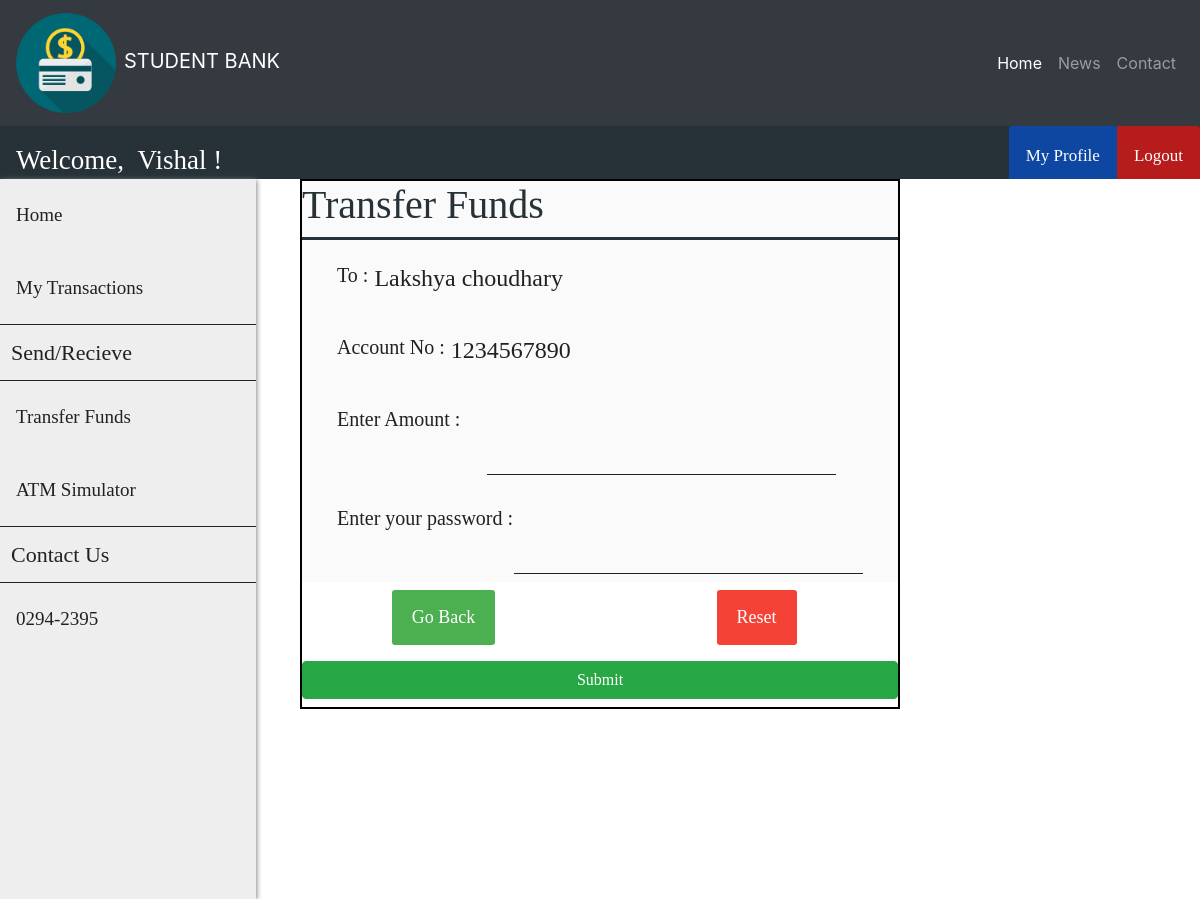
The app's page /customer/send_funds.php?cust_id=4 (signed in) with its own data.
### tables this page shows
CREATE TABLE `customer` (
  `cust_id` int(11) NOT NULL,
  `first_name` varchar(30) DEFAULT NULL,
  `last_name` varchar(30) DEFAULT NULL,
  `gender` varchar(10) DEFAULT NULL,
  `dob` date DEFAULT NULL,
  `aadhar_no` int(11) DEFAULT NULL,
  `email` varchar(30) DEFAULT NULL,
  `phone_no` varchar(20) DEFAULT NULL,
  `address` varchar(255) DEFAULT NULL,
  `branch` varchar(30) DEFAULT NULL,
  `account_no` int(11) DEFAULT NULL,
  `pin` int(4) DEFAULT NULL,
  `uname` varchar(30) DEFAULT NULL,
  `pwd` varchar(30) DEFAULT NULL
);

### customer/send_funds.php (the view, shortened to what this page needs)
<?php
    include('../header.php');
    include('../navbar.php');
    include('../customer/customer_navbar.php');
    include('../customer/customer_sidebar.php');
    if (isset($_GET['cust_id'])) {
        $id = $_GET['cust_id'];
    }
    $sql0 = "SELECT * FROM customer WHERE cust_id=".$id;
    $result0 = $conn->query($sql0);
    $row0 = $result0->fetch_assoc();
?>
<body>
    <div align="center">
    <form class="add_customer_form w-50" action="./send_funds_action.php?cust_id=<?php echo $id ?>" method="post" style="border:2px solid black;">
        <div class="flex-container-form_header">
            <h1 id="form_header">Transfer Funds</h1>
        </div>
        <div class="flex-container">
            <div class=container>
                <label>
                    To : <label id="info_label">
                        <?php echo $row0["first_name"]." ".$row0["last_name"] ?>
                    </label>
                </label>
            </div>
        </div>
        <div class="flex-container">
            <div class=container>
                <label>Account No : <label id="info_label"><?php echo $row0["account_no"] ?></label></label>
            </div>
        </div>
        <div class="flex-container">
            <div class=container>
                <label>Enter Amount :</label><br>
                <input name="amt" size="24" type="text" required />
            </div>
        </div>
        <div class="flex-container">
            <div  class=container>
                <label>Enter your password :</b></label><br>
                <input name="password" size="24" type="password" required />
            </div>
        </div>
        <div class="row">
            <div class="col-md-6 col-6">
                <a href="/beneficiary.php" class="button">Go Back</a>
            </div>
            <div class="col-md-6 col-6">
                <button type="reset" class="reset" onclick="return confirmReset();">Reset</button>
            </div>
        </div>
        <div class="row">
                <div class="col-md-12 col-12">
                <button type="submit" class="btn btn-md btn-block btn-success">Submit</button>
            </div>
        </div>
    </form>
</div>
</body>
</html>

### customer/customer_navbar.php (shortened to what this page needs)
<?php
    include ("../connect.php");
    if (isset($_SESSION['loggedIn_cust_id'])) {
        $sql0 = "SELECT * FROM customer WHERE cust_id=".$_SESSION['loggedIn_cust_id'];
        $result = $conn->query($sql0);
        $row = $result->fetch_assoc();
    }
?>
<body>
    <div class="nav-wrapper">
        <div class="topnav" id="theTopNav">
            <a id="user">Welcome, &nbsp<?php echo $row["first_name"]; ?> !</a>
            <a id="logout" href="../logout_action.php" onclick="return confirm('Are you sure?')">Logout</a>
            <a id="profile" href="../customer/customer_profile.php">My Profile</a>
        </div>
    </div>

### customer/customer_navbar.php (style rules this page uses)
.nav-wrapper { height: 53px; background: #333; }
.nav-wrapper .topnav { background-color: #263238; overflow: hidden; height: 53px; }
.topnav a[id="user"] { float: left; display: block; color: white !important; text-align: center; padding: 14px 16px; text-decoration: none; font-size: 27px; font-family: Roboto-Light; }
.topnav a[id="profile"] { float: right; display: block; color: white; text-align: center; padding: 17px 17px; text-decoration: none; font-size: 17px; font-family: OpenSans-Bold; background-color: #0D47A1; border-top-left-radius: 3px; }
.topnav a[id="logout"] { float: right; display: block; color: white; text-align: center; padding: 17px 17px; text-decoration: none; font-size: 17px; font-family: OpenSans-Bold; background-color: #b71c1c; border-top-right-radius: 3px; }

### customer/send_funds.php (style rules this page uses)
.flex-container { display: -webkit-flex; display: flex; margin-left: 0px; width: auto; height: auto; -webkit-flex-wrap: wrap; flex-wrap: wrap; background-color: #FAFAFA; }
.flex-container-form_header { display: -webkit-flex; display: flex; margin-left:0px; width: auto; height: auto; background-color: #FAFAFA; border-bottom: 3px solid #263238; }
h1[id="form_header"] { margin-left: 0px; font-family: Roboto-Thin; color: #263238; }
form { border: 3px solid white; width: inherit; margin-left: 0px; }
label { display: block; float: left; color: #212121; font-family: OpenSans-Bold; font-size: 20px; }
label[id="info_label"] { display: block; float: right; margin-left: 6px; font-family: Roboto-Regular; color: #212121; font-size: 24px; }
input[type=text], input[type=password] { font-family: Roboto-Regular; color: #212121; font-size: 24px; width: auto; margin: 8px 0; padding: 1px 1px; border: 0; border-bottom: 1px solid #212121; box-sizing: border-box; background-color: transparent; }
.container { margin-top: 20px; margin-left: 20px; margin-right: 20px; float: left; display: inline-block; }
button { font-family: OpenSans-Regular; font-size: 18px; background-color: #00BCD4; color: white; padding: 14px 20px; margin: 8px 0; border: none; cursor: pointer; width: 100%; border-radius: 3px; }
.button { background-color: #4CAF50; border: none; color: white; font-family: OpenSans-Regular; font-size: 18px; padding: 14px 20px; margin: 8px 0; text-align: center; text-decoration: none; display: inline-block; border-radius: 3px; cursor: pointer; }
.reset { width: auto; background-color: #f44336; }

### records on screen
customer: first_name "Vishal"
customer: first_name "Lakshya", last_name "choudhary", account_no "1234567890"
